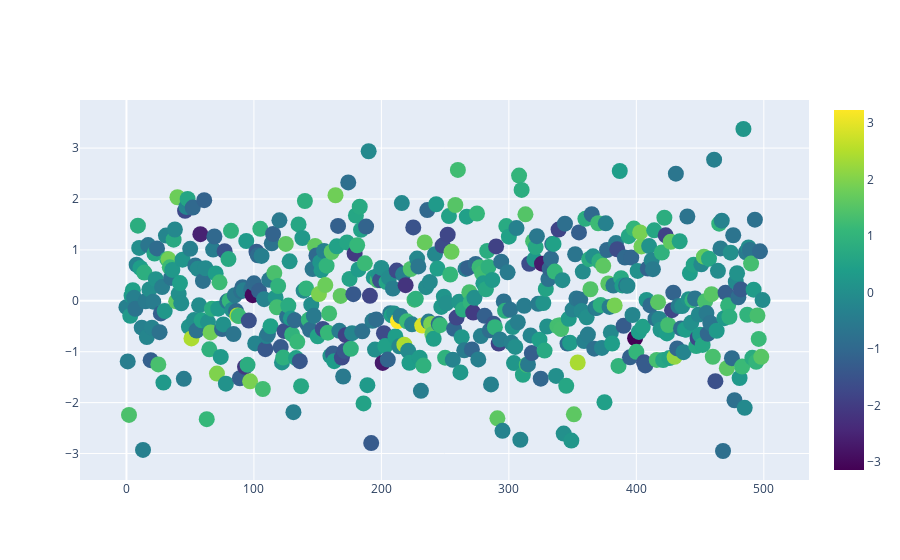

Notebook cell for this chart:
### Code cell
import plotly.graph_objects as go
import numpy as np

fig = go.Figure(data=go.Scatter(
    y = np.random.randn(500),
    mode='markers',
    marker=dict(
        size=16,
        color=np.random.randn(500), #set color equal to a variable
        colorscale='Viridis', # one of plotly colorscales
        showscale=True
    )
))

fig.show()
fig.write_html("test.html")

### Figure 1 — Plotly figure (JSON) as saved in the notebook; plotly's stock layout.template omitted (floating-point values rounded to 4 significant figures; data arrays with more than 128 entries replaced by an {"elided": "..."} marker saying what was removed)
{"data": [{"marker": {"color": {"elided": "500 float values"}, "colorscale": [[0, "#440154"], [0.1111, "#482878"], [0.2222, "#3e4989"], [0.3333, "#31688e"], [0.4444, "#26828e"], [0.5556, "#1f9e89"], [0.6667, "#35b779"], [0.7778, "#6ece58"], [0.8889, "#b5de2b"], [1, "#fde725"]], "showscale": true, "size": 16}, "mode": "markers", "type": "scatter", "y": {"elided": "500 float values"}}], "layout": {}}
